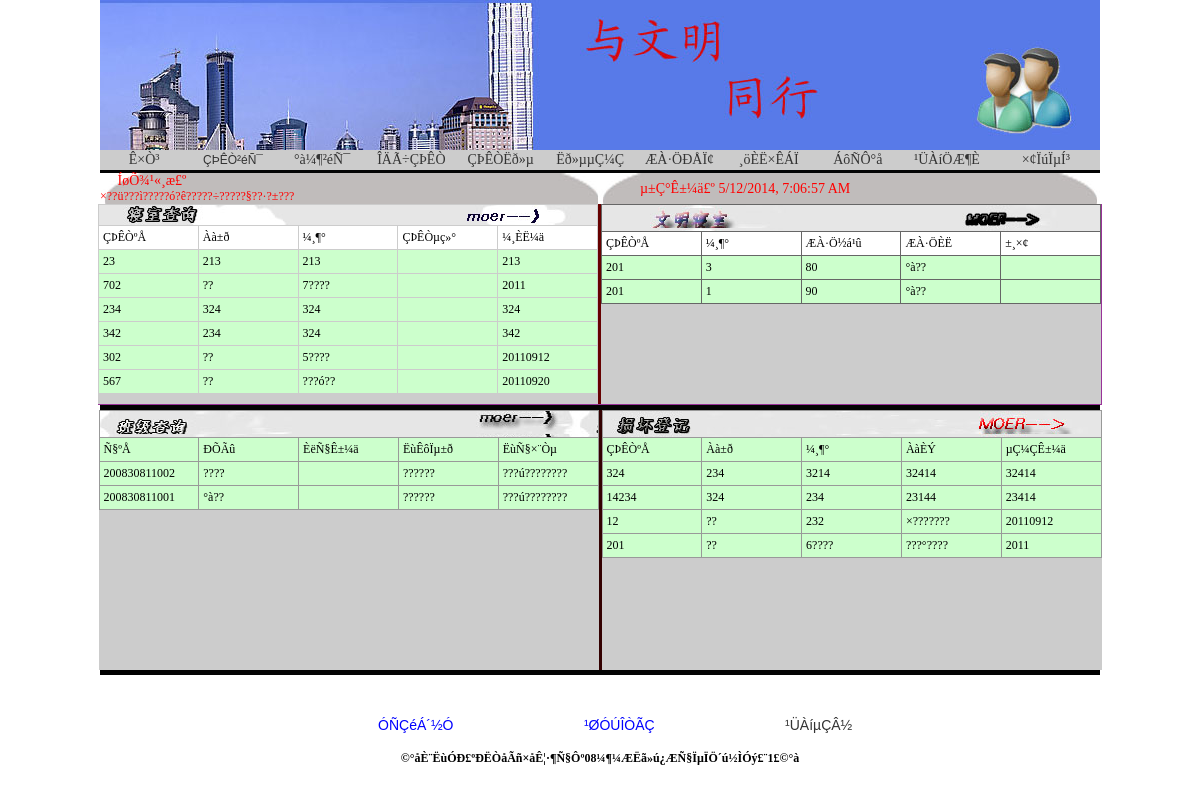
/ssgl/index.php, run on the app's committed database.
### tables this page shows
CREATE TABLE `gg` (
  `id` int(100) NOT NULL auto_increment,
  `xh` varchar(50) NOT NULL default '',
  `yy` varchar(60) NOT NULL default '',
  `c` varchar(20) NOT NULL default '',
  PRIMARY KEY  (`id`)
);

CREATE TABLE `chengji` (
  `id` int(100) NOT NULL auto_increment,
  `xh` varchar(50) NOT NULL default '',
  `yy` varchar(20) NOT NULL default '',
  `c` varchar(20) NOT NULL default '',
  `wl` varchar(20) NOT NULL default '',
  PRIMARY KEY  (`id`),
  UNIQUE KEY `xh_2` (`xh`)
);

CREATE TABLE `pfb` (
  `id` int(100) NOT NULL auto_increment,
  `xh` varchar(50) NOT NULL default '',
  `yy` varchar(20) NOT NULL default '',
  `c` varchar(20) NOT NULL default '',
  `wl` varchar(20) NOT NULL default '',
  `gs` varchar(10) NOT NULL default '',
  `jd` varchar(40) NOT NULL default '',
  `ly` varchar(20) NOT NULL default '',
  PRIMARY KEY  (`id`)
);

CREATE TABLE `user` (
  `id` int(10) NOT NULL auto_increment,
  `xh` varchar(20) default NULL,
  `username` varchar(20) default NULL,
  `pwd` varchar(200) default NULL,
  `bj` varchar(50) default NULL,
  `jg` varchar(50) default NULL,
  `sfzh` varchar(50) default NULL,
  `csly` varchar(50) default NULL,
  `zymc` text,
  `addss` text,
  `tel` varchar(50) default NULL,
  `sex` varchar(10) default NULL,
  `list` varchar(20) default NULL,
  `mz` varchar(20) default NULL,
  `xb` varchar(20) default NULL,
  `lb` varchar(20) default NULL,
  PRIMARY KEY  (`id`)
);

CREATE TABLE `shdj` (
  `id` int(100) NOT NULL auto_increment,
  `xh` varchar(50) NOT NULL default '',
  `xm` varchar(60) NOT NULL default '',
  `jd` varchar(20) NOT NULL default '',
  `lb` varchar(50) NOT NULL default '',
  `qsh` varchar(50) NOT NULL default '',
  `jrj` varchar(60) NOT NULL default '',
  `yy` text NOT NULL,
  `c` varchar(20) NOT NULL default '',
  PRIMARY KEY  (`id`)
);

### ssgl/qsxinx.php (the view, shortened to what this page needs)
<table id="subtree1" style="DISPLAY: " width="500" border="0" cellspacing="0" cellpadding="0">
        <tr>
          <td><table width="95%" border="0" align="center" cellpadding="0" cellspacing="0">
              <tr>
                <td height="40" class="font42"><table width="500" border="0" cellpadding="4" cellspacing="1" bgcolor="" class="newfont03">
                  <tr class="CTitle" >
                    <td height="20" colspan="11" align="left" valign="top" background="jip/a.jpg" class="select_tr STYLE2 STYLE1"><a href="qsxinx.php"></a></td>
                  </tr>
                  <tr bgcolor="#FFFFFF">
                    <td width="18%" height="20">ÇÞÊÒºÅ</td>
                    <td width="18%" >Àà±ð</td>
                    <td width="18%">¼¸¶°</td>
                    <td width="18%">ÇÞÊÒµç»°</td>
                    <td width="18%">¼¸ÈË¼ä</td>
                  </tr>
                  <?php
$sql="select * from chengji";
$query=mysql_query($sql);
while ($row = mysql_fetch_array($query)) {
?>
                  <tr bgcolor="#FFFFFF">
                    <td height="20" bgcolor="#CCFFCC"><?php echo ($row["xh"]); ?></td>
                    <td bgcolor="#CCFFCC" ><?php echo ($row["yy"]); ?></td>
                    <td bgcolor="#CCFFCC"><?php echo ($row["c"]); ?></td>
                    <td bgcolor="#CCFFCC">&nbsp;</td>
                    <td colspan="2" bgcolor="#CCFFCC"><?php echo ($row["wl"]); ?></td>
                    <?php
}
?>
                  </tr>
                </table></td>
        </tr>
      </table>
          </td>
        </tr>
</table>
</body>
</html>

### ssgl/index.php (shortened to what this page needs)
<link href="../css/css.css" rel="stylesheet" type="text/css" />
<link href="../css/style.css" rel="stylesheet" type="text/css" />
<link href="kj.css" rel="stylesheet" type="text/css">
<link href="css/css.css" rel="stylesheet" type="text/css" />
</head>
<body onUnload="window.alert(''''Ð»Ð»ÄúµÄ¹âÁÙ,³ÏÑû¼ÓÃË.Çë¼Ç×¡±¾Õ¾ÓòÃû£º
http://www.yz126.com/ Õ¾³¤ÐÅÏä£º****@yahoo.com.cn »¶Ó­×ÉÑ¯'''')">
<table width="1000" height="150" border="0" align="center" cellpadding="0" cellspacing="0">
  <tr>
    <td width="1004" align="left" valign="top"><img src="tp/top.jpg" width="1000" height="150" /></td>
  </tr>
</table>
<table width="1000" height="20" bgcolor="#CCCCCC" border="0" align="center" cellpadding="0" cellspacing="0" bordercolor="#FFFFFF">
  <tr>
    <td width="90"><div align="center"><span class="STYLE8">Ê×Ò³</span></div></td>
    <td width="90"><div align="center"><a href="qs_xinx.php">ÇÞÊÒ²éÑ¯</a></div></td>
    <td width="90"><div align="center"><span class="STYLE8">°à¼¶²éÑ¯</span></div></td>
    <td width="90"><div align="center" class="STYLE8"><a href="#">ÎÄÃ÷ÇÞÊÒ</a></div></td>
    <td width="90"><div align="center" class="STYLE8"><a href="shdj.php">ÇÞÊÒËð»µ</a></div></td>
    <td width="90"><div align="center" class="STYLE8"><a href="shdj.php">Ëð»µµÇ¼Ç</a></div></td>
    <td width="90"><div align="center" class="STYLE8"><a href="pfxinx.php">ÆÀ·ÖÐÅÏ¢</a></div></td>
    <td width="90"><div align="center" class="STYLE8"><a href="#">¸öÈË×ÊÁÏ</a></div></td>
    <td width="90"><div align="center" class="STYLE8"><a href="lyb.php">ÁôÑÔ°å</a></div></td>
    <td width="90"><div align="center" class="STYLE8"><a href="zd.php">¹ÜÀíÖÆ¶È</a></div></td>
    <td width="110"><div align="center" class="STYLE8"><a href="#">×¢ÏúÏµÍ³</a></div></td>
  </tr>
</table>
<table width="1000" height="0" border="0" align="center" cellpadding="0" cellspacing="0" bgcolor="#666666">
  <tr>
    <td width="1002" bgcolor="#FFFFFF"><div align="center"><img src="tp/xian.jpg" width="1000" height="3"></div></td>
  </tr>
</table>
<?php
		$sql="select * from gg";
		$result=mysql_query($sql);
		while($row=mysql_fetch_array($result)){
	  ?>
<table width="1000" height="20" border="0" align="center" cellpadding="0" cellspacing="0" bordercolor="#FF6600">
  <tr>
    <td width="500" background="jip/1.jpg"><span class="STYLE9">&nbsp;&nbsp;&nbsp;&nbsp;&nbsp;ÍøÕ¾¹«¸æ£º
      <marquee direction='left' bgcolor="" class="font201" >
       <?php echo $row["yy"];?><?php
	  }
	  ?>
      </marquee></span></td>
    <td width="504" background="jip/1.jpg"><span class="STYLE9">&nbsp;&nbsp;&nbsp;&nbsp;&nbsp;&nbsp;&nbsp;&nbsp;&nbsp;&nbsp;&nbsp;&nbsp;µ±Ç°Ê±¼ä£º
<span id="timer"></span></span></td>
  </tr>
</table>
<table width="1000"" height="200" border="0" align="center" cellpadding="0" cellspacing="0"  style="border-bottom:#993399 solid 1px; border-right:#993399 solid 1px;width="1000>
  <tr>
    <td width="1001" height="200"><table width="1000" height="180" border="0" align="center" cellpadding="0" cellspacing="0">
      <tr>
        <td width="496" height="200" align="left" valign="top" bgcolor="#CCCCCC"><?
	require("qsxinx.php")
	?>
        <td width="5" height="200" valign="top" bgcolor="#660000">&nbsp;</td>
        <td width="499" valign="top" bgcolor="#CCCCCC"><table width="495" height="200" border="0" cellpadding="0" cellspacing="0">
          <tr>
            <td width="500" valign="top"><?
	require("wenmqs.php")
	?></td>
          </tr>
        </table></td>
<table width="1000" height="2" border="0" align="center" cellpadding="0" cellspacing="0" bgcolor="#000000">
  <tr>
    <td width="1004"><div align="center"><img src="tp/xian.jpg" width="900" height="5"></div></td>
  </tr>
</table>
<table width="1000" height="260" border="0" align="center" cellpadding="0" cellspacing="0">
  <tr>
    <td bgcolor="#FFFFFF"><table width="1000" height="260" border="0" cellpadding="0" cellspacing="0">
      <tr>
        <td width="500" height="260" valign="top" bgcolor="#CCCCCC"><?
	require("banjxinx.php")
	?></td>
        <td width="5" height="260" bgcolor="#330000">&nbsp;</td>
        <td width="495" height="260" valign="top" bgcolor="#CCCCCC"><?
	require("sunhdj.php")
	?></td>
      </tr>
    </table></td>
  </tr>
</table><table width="1000" height="2" border="0" align="center" cellpadding="0" cellspacing="0" bgcolor="#000000">
  <tr>
    <td><div align="center"><img src="tp/xian.jpg" width="900" height="5"></div></td>
  </tr>
</table>
<table width="1000" height="100" border="0" align="center" cellpadding="0" cellspacing="0">
  <tr>
    <td><?
	require("tp.php")
	?></td>
  </tr>
</table>
</body>
</html>

### ssgl/wenmqs.php (shortened to what this page needs)
<table id="subtree1" style="DISPLAY: " width="500" border="0" cellspacing="0" cellpadding="0">
        <tr>
          <td><table width="95%" border="0" align="center" cellpadding="0" cellspacing="0">
              <tr>
                <td height="40" class="font42"><table width="500" border="0" cellpadding="4" cellspacing="1" bgcolor="#666666" class="newfont03">
                  <tr class="CTitle" >
                    <td height="20" colspan="11" align="left" valign="top" background="jip/b.jpg" bgcolor="#333333" class="select_tr STYLE2" style="font-size:16px">&nbsp;</td>
                  </tr>
                  <tr bgcolor="#FFFFFF">
                    <td width="18%" height="20">ÇÞÊÒºÅ</td>
                    <td width="18%" bgcolor="#FFFFFF" >¼¸¶°</td>
                    <td width="18%" bgcolor="#FFFFFF">ÆÀ·Ö½á¹û</td>
                    <td width="18%" bgcolor="#FFFFFF">ÆÀ·ÖÈË</td>
                    <td width="18%" bgcolor="#FFFFFF">±¸×¢</td>
                  </tr>
                  <?php
$sql="select * from  pfb";
$query=mysql_query($sql);
while ($row = mysql_fetch_array($query)) {
?>
                  <tr bgcolor="#FFFFFF">
                    <td height="20" bgcolor="#CCFFCC"><?php echo ($row["xh"]); ?></td>
                    <td bgcolor="#CCFFCC" ><?php echo ($row["c"]); ?></td>
                    <td bgcolor="#CCFFCC"><?php echo ($row["wl"]); ?></td>
                    <td bgcolor="#CCFFCC"><?php echo ($row["jd"]); ?></td>
                    <td colspan="2" bgcolor="#CCFFCC"><?php echo ($row["yy"]); ?></td>
                    <?php
}
?>
                  </tr>
                </table></td>
        </tr>
      </table>
          </td>
        </tr>
</table>
</body>
</html>

### ssgl/banjxinx.php (shortened to what this page needs)
<table id="subtree1" style="DISPLAY: " width="500" border="0" cellspacing="0" cellpadding="0">
        <tr>
          <td><table width="95%" border="0" align="center" cellpadding="0" cellspacing="0">
              <tr>
                <td height="40" class="font42"><table width="500" border="0" cellpadding="4" cellspacing="1" bgcolor="#999999" class="newfont03">
                  <tr class="CTitle" >
                    <td height="20" colspan="11" align="left" valign="top" background="jip/c.jpg" class="select_tr STYLE2" style="font-size:16px">&nbsp;</td>
                  </tr>
                  <tr bgcolor="#FFFFFF">
                    <td width="18%" height="20" bgcolor="#CCFFCC">Ñ§ºÅ</td>
                    <td width="18%" bgcolor="#CCFFCC" >ÐÕÃû</td>
                    <td width="18%" bgcolor="#CCFFCC">ÈëÑ§Ê±¼ä</td>
                    <td width="18%" bgcolor="#CCFFCC">ËùÊôÏµ±ð</td>
                    <td width="18%" bgcolor="#CCFFCC">ËùÑ§×¨Òµ</td>
                  </tr>
                  <?php
$sql="select * from user";
$query=mysql_query($sql);
while ($row = mysql_fetch_array($query)) {
?>
                  <tr bgcolor="#FFFFFF">
                    <td height="20" bgcolor="#CCFFCC"><?php echo ($row["xh"]); ?></td>
                    <td bgcolor="#CCFFCC" ><?php echo ($row["username"]); ?></td>
                    <td bgcolor="#CCFFCC">&nbsp;</td>
                    <td bgcolor="#CCFFCC"><?php echo ($row["xb"]); ?></td>
                    <td colspan="2" bgcolor="#CCFFCC"><?php echo ($row["zymc"]); ?></td>
                    <?php
}
?>
                  </tr>
                </table></td>
        </tr>
      </table>
          </td>
        </tr>
</table>
</body>
</html>

### ssgl/sunhdj.php (shortened to what this page needs)
<table id="subtree1" style="DISPLAY: " width="500" border="0" cellspacing="0" cellpadding="0">
        <tr>
          <td><table width="95%" border="0" align="center" cellpadding="0" cellspacing="0">
              <tr>
                <td height="40" class="font42"><table width="500" border="0" cellpadding="4" cellspacing="1" bgcolor="#999999" class="newfont03">
                  <tr class="CTitle" >
                    <td height="20" colspan="11" align="left" valign="top" background="jip/D.jpg" class="select_tr STYLE2" style="font-size:16px">&nbsp;</td>
                  </tr>
                  <tr bgcolor="#FFFFFF">
                    <td width="18%" height="20" bgcolor="#CCFFCC">ÇÞÊÒºÅ</td>
                    <td width="18%" bgcolor="#CCFFCC" >Àà±ð</td>
                    <td width="18%" bgcolor="#CCFFCC">¼¸¶°</td>
                    <td width="18%" bgcolor="#CCFFCC">ÀàÈÝ</td>
                    <td width="18%" bgcolor="#CCFFCC">µÇ¼ÇÊ±¼ä</td>
                  </tr>
<?php
$sql="select * from shdj";
$query=mysql_query($sql);
while ($row = mysql_fetch_array($query)) {
?>
                  <tr bgcolor="#FFFFFF">
                    <td height="20" bgcolor="#CCFFCC"><?php echo ($row["qsh"]); ?></td>
                    <td bgcolor="#CCFFCC" ><?php echo ($row["lb"]); ?></td>
                    <td bgcolor="#CCFFCC"><?php echo ($row["jd"]); ?></td>
                    <td bgcolor="#CCFFCC"><?php echo ($row["yy"]); ?></td>
                    <td colspan="2" bgcolor="#CCFFCC"><?php echo ($row["c"]); ?></td>
                    <?php
}
?>
                  </tr>
                </table></td>
        </tr>
      </table>
          </td>
        </tr>
</table>
</body>
</html>

### ssgl/tp.php (shortened to what this page needs)
<!DOCTYPE html PUBLIC "-//W3C//DTD XHTML 1.0 Transitional//EN" "http://www.w3.org/TR/xhtml1/DTD/xhtml1-transitional.dtd">
<html xmlns="http://www.w3.org/1999/xhtml">
<head>
</head>
<body>
<table width="1000" height="100" border="0" align="center" cellpadding="0" cellspacing="0">
  <tr>
    <td colspan="3">&nbsp;</td>
  </tr>
  <tr>
    <td><div align="right" class="STYLE4">ÓÑÇéÁ´½Ó</div></td>
    <td><div align="center" class="STYLE4">¹ØÓÚÎÒÃÇ</div></td>
    <td><div align="left" class="STYLE4"><a href="admin/index.php">¹ÜÀíµÇÂ½</a></div></td>
  </tr>
  <tr>
    <td colspan="3"> <tr>
    <th colspan="3" align="center" valign="middle" scope="col"><span class="STYLE6">&copy;°åÈ¨ËùÓÐ£ºÐËÒåÃñ×åÊ¦·¶Ñ§Ôº08¼¶¼ÆËã»ú¿ÆÑ§ÏµÏÖ´ú½ÌÓý£¨1£©°à </span></th>
  </tr><tr><td colspan="3"></td>
</table>
</body>
</html>

### ssgl/css/css.css (style rules this page uses)
.newfont03 { font-family: "����"; font-size: 12px; color: #000000; text-decoration: none; }

### ssgl/css/style.css (style rules this page uses)
body { margin:0px; }
html { scrollbar-face-color:#CCD0DB; scrollbar-highlight-color:#fff; scrollbar-shadow-color:#fff; scrollbar-3dlight-color:#6795B4; scrollbar-arrow-color:#20669A; scrollbar-track-color:#fff; scrollbar-darkshadow-color:#6795B4; border:0; }
html { overflow-x: hidden; overflow-y: auto; }
TD { font-size: 12px; }
a:link,a:visited { text-decoration:none; color:#006; }
.CTitle { background:#6795B4; padding:5px; text-align:left; color:#FFFFFF; font-size:13px; font-family: Verdana, Arial, Helvetica, sans-serif; }
.select_tr { background-color: #EAFDDB; }
div { font-size:12px; font-family: Verdana, Arial, Helvetica, sans-serif; }

### ssgl/index.php (style rules this page uses)
.STYLE9 { color: #FF0000; font-size: 14px; }
body { background-color: #FFFFFF; }
.font201 { font-family: "ËÎÌå"; font-size: 12px; color: #FF0000; text-decoration: none; }
html { overflow-x: auto; overflow-y: auto; border:0; }

### ssgl/tp.php (style rules this page uses)
.STYLE6 { font-size: 12px }

### data on the page
gg: yy "×??ü???ì?????ó?ê?????÷?????§??·?±???"
chengji: xh "23", yy "213", c "213", wl "213"
chengji: xh "702", yy "??", c "7????", wl "2011"
chengji: xh "234", yy "324", c "324", wl "324"
chengji: xh "342", yy "234", c "324", wl "342"
chengji: xh "302", yy "??", c "5????", wl "20110912"
chengji: xh "567", yy "??", c "???ó??", wl "20110920"
pfb: xh "201", c "3", wl "80", jd "°à??"
pfb: xh "201", c "1", wl "90", jd "°à??"
user: xh "200830811002", username "????", xb "??????", zymc "???ú????????"
user: xh "200830811001", username "°à??", xb "??????", zymc "???ú????????"
shdj: qsh "324", lb "234", jd "3214", yy "32414", c "32414"
shdj: qsh "14234", lb "324", jd "234", yy "23144", c "23414"
shdj: qsh "12", lb "??", jd "232", yy "×???????", c "20110912"
shdj: qsh "201", lb "??", jd "6????", yy "???°????", c "2011"
